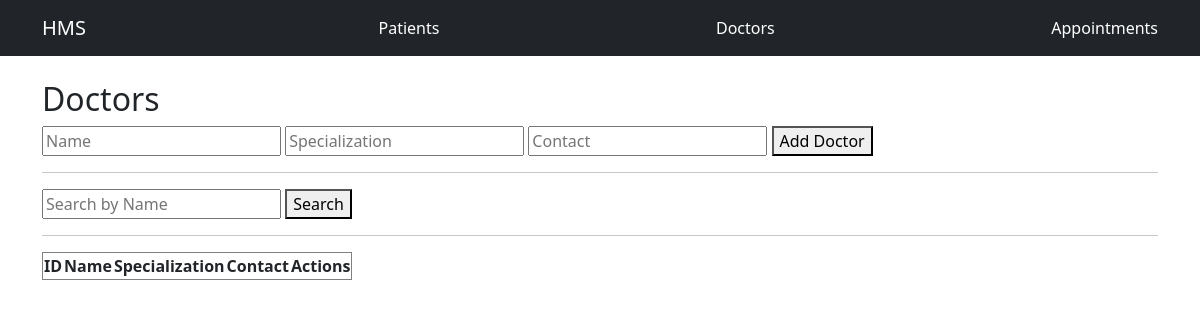
/doctors, run on an earlier commit of the app's database.
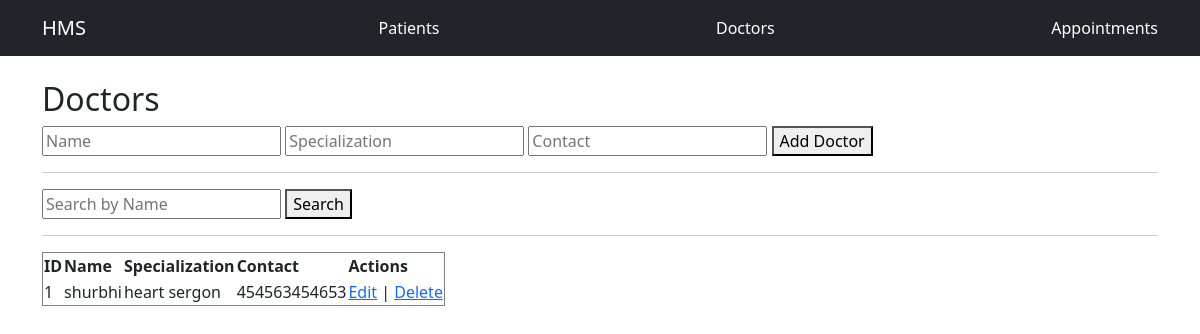
And on a later commit of the database.
### tables this page shows
CREATE TABLE doctors (
        id INTEGER PRIMARY KEY AUTOINCREMENT,
        name TEXT,
        specialization TEXT,
        contact TEXT
    );

### app.py (the view, shortened to what this page needs)
@app.route('/doctors', methods=['GET', 'POST'])
def doctors():
    data = query_db("SELECT * FROM doctors")
    return render_template('doctors.html', doctors=data)

### app.py (called while the page is built)
def query_db(query, args=(), one=False):
    conn = sqlite3.connect('hospital.db')
    cur = conn.cursor()
    cur.execute(query, args)
    rv = cur.fetchall()
    conn.commit()
    conn.close()
    return (rv[0] if rv else None) if one else rv

### templates/doctors.html (shortened to what this page needs)
{% extends 'base.html' %}
{% block content %}
<h2>Doctors</h2>
<form method="POST" {% if edit_doctor %}action="{{ url_for('edit_doctor', id=edit_doctor[0]) }}"{% endif %}>
    <input type="text" name="name" placeholder="Name" value="{{ edit_doctor[1] if edit_doctor else '' }}" required>
    <input type="text" name="specialization" placeholder="Specialization" value="{{ edit_doctor[2] if edit_doctor else '' }}" required>
    <input type="text" name="contact" placeholder="Contact" value="{{ edit_doctor[3] if edit_doctor else '' }}" required>
    <button type="submit">{{ 'Update Doctor' if edit_doctor else 'Add Doctor' }}</button>
</form>
<hr>
<form method="POST">
    <input type="text" name="keyword" placeholder="Search by Name" value="{{ search_keyword or '' }}" required>
    <button type="submit">Search</button>
</form>
<hr>
<table border="1">
    <tr>
        <th>ID</th><th>Name</th><th>Specialization</th><th>Contact</th><th>Actions</th>
    </tr>
    {% for d in doctors %}
    <tr>
        <td>{{ d[0] }}</td>
        <td>{{ d[1] }}</td>
        <td>{{ d[2] }}</td>
        <td>{{ d[3] }}</td>
        <td>
            <a href="{{ url_for('edit_doctor', id=d[0]) }}">Edit</a> |
            <a href="{{ url_for('delete_doctor', id=d[0]) }}" onclick="return confirm('Are you sure?')">Delete</a>
        </td>
    </tr>
    {% endfor %}
</table>
{% endblock %}

What changed in the data, as far as the page shows it:
added doctors: id "1", name "shurbhi", specialization "heart sergon", contact "454563454653"
